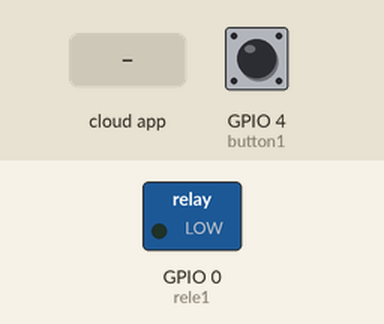
A sketch run on a simulated ESP32. Shown: switched loads named in the sketch (green lamp = pin HIGH). Inputs (shaded band) come from the test bench; at power-on: GPIO 4 (button1) LOW. WiFi joins after 1.5 s; servers stay silent unless stated; what the sketch prints to the serial monitor is not drawn.

Above: at 2.7 s.
2.8 s: GPIO 4 (button1) pulled HIGH for 0.15 s
At 3.6 s:
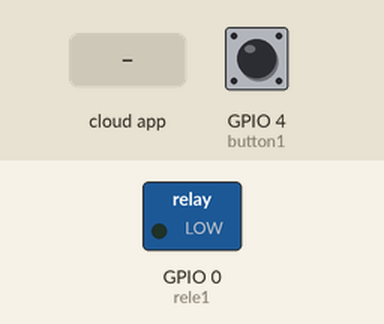
4.5 s: the phone or cloud app sets Escritorio2 to 0
At 5.7 s:
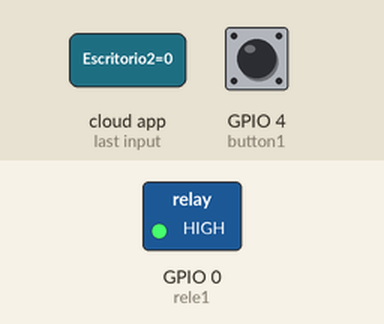
6.0 s: GPIO 4 (button1) pulled HIGH for 3.2 s
At 7.3 s:
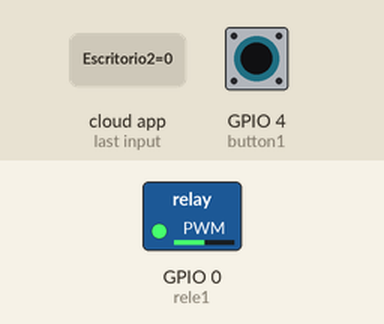
10.7 s: the phone or cloud app sets Escritorio2 to 64
At 11.8 s:
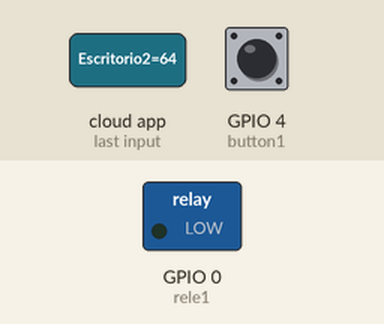
Timing chart, 0 to 13.2 s (numbered marks = the images above; inputs shaded):
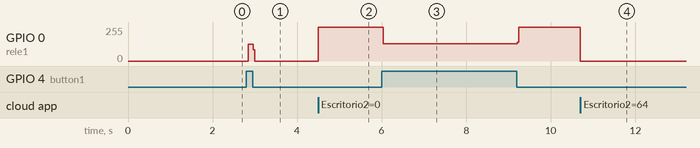

Measured:
- after the input at 2.8 s, GPIO 0 (rele1): 0/255 → 127/255 at once, → 0/255 0.12 s later
- after the input at 4.5 s, GPIO 0 (rele1): 0/255 → 255/255 at once
- after the input at 6.0 s, GPIO 0 (rele1): 255/255 → 128/255 at once, → 255/255 3.2 s later
- after the input at 10.7 s, GPIO 0 (rele1): 255/255 → 0/255 at once

The sketch:

LampadaLuminariaAlexa.ino
```cpp
#include <WiFi.h>
#include <WiFiUdp.h>
#include <Espalexa.h>

int button1 = 4, rele1= 0;
bool Status1 = 0 ;

const char* ssid = "your-ssid";
const char* senha = "your-password";
unsigned int localPort = 3333;
char pacote[3];

IPAddress ip(192,168,0,10);
IPAddress gateway(192,168,0,1);
IPAddress subnet(255,255,255,0);

void firstLightChanged(uint8_t brightness);

WiFiUDP conexao;
Espalexa espalexa;

void setup() {
  pinMode(button1, INPUT);
  pinMode(rele1, OUTPUT);
  Serial.begin(115200);
  if (!WiFi.config(ip, gateway, subnet)) {
    Serial.println("Falha ao configurar rede");
  }

  WiFi.mode(WIFI_STA);
  WiFi.begin(ssid, senha);
  while(WiFi.waitForConnectResult() != WL_CONNECTED){
    Serial.println("Problema ao conectar");
    delay(6000);
    WiFi.begin(ssid,senha);
  }
  Serial.println(WiFi.localIP());
  conexao.begin(localPort);
  espalexa.addDevice("Escritorio2", firstLightChanged);
  espalexa.begin();
  Serial.println("conectado");
}

void loop() {
  digitalWrite(rele1, Status1);

  espalexa.loop();
  int tamanhoPacote = conexao.parsePacket();
  if(tamanhoPacote == 3){
    conexao.read(pacote,3);
    Serial.println(pacote);
    if (pacote == "OON"){
      Status1 = 1;
    }else if (pacote == "OFF"){
      Status1 = 0;
    }
  }

  if(digitalRead(button1) == 1){
    Serial.println("button == 1");
    Status1 = !Status1;
    //digitalWrite(rele1,Status1);
    //delay(200);
  }

  while(WiFi.waitForConnectResult() != WL_CONNECTED){
    WiFi.begin(ssid,senha);
    delay(200);
  }

}

void firstLightChanged(uint8_t brightness) {
  Serial.print("Device 1 changed to ");
  if (brightness) {
    Serial.print("ON, brightness ");
    Serial.println(brightness);
    Status1 = 0;
  }else{
    Serial.println("OFF");
    Status1 = 1;
  }
}
```
